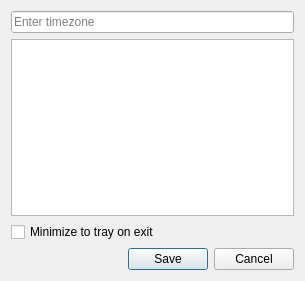
<?xml version="1.0" encoding="UTF-8"?>
<ui version="4.0">
 <class>prefDialog</class>
 <widget class="QDialog" name="prefDialog">
  <property name="geometry">
   <rect>
    <x>0</x>
    <y>0</y>
    <width>305</width>
    <height>281</height>
   </rect>
  </property>
  <property name="windowTitle">
   <string>Preferences</string>
  </property>
  <layout class="QGridLayout" name="gridLayout">
   <item row="0" column="0">
    <layout class="QVBoxLayout" name="verticalLayout">
     <item>
      <layout class="QHBoxLayout" name="horizontalLayout_2">
       <item>
        <widget class="QLineEdit" name="tzLineEdit">
         <property name="placeholderText">
          <string>Enter timezone</string>
         </property>
        </widget>
       </item>
      </layout>
     </item>
     <item>
      <widget class="QListWidget" name="tzListWidget">
       <property name="horizontalScrollBarPolicy">
        <enum>Qt::ScrollBarAlwaysOff</enum>
       </property>
      </widget>
     </item>
     <item>
      <widget class="QCheckBox" name="minimizeCheckBox">
       <property name="text">
        <string>Minimize to tray on exit</string>
       </property>
      </widget>
     </item>
     <item>
      <widget class="QDialogButtonBox" name="prefsButtonBox">
       <property name="orientation">
        <enum>Qt::Horizontal</enum>
       </property>
       <property name="standardButtons">
        <set>QDialogButtonBox::Cancel|QDialogButtonBox::Save</set>
       </property>
      </widget>
     </item>
    </layout>
   </item>
  </layout>
  <zorder>verticalLayoutWidget</zorder>
  <zorder>tzLineEdit</zorder>
 </widget>
 <resources/>
 <connections>
  <connection>
   <sender>prefsButtonBox</sender>
   <signal>accepted()</signal>
   <receiver>prefDialog</receiver>
   <slot>accept()</slot>
   <hints>
    <hint type="sourcelabel">
     <x>248</x>
     <y>254</y>
    </hint>
    <hint type="destinationlabel">
     <x>157</x>
     <y>274</y>
    </hint>
   </hints>
  </connection>
  <connection>
   <sender>prefsButtonBox</sender>
   <signal>rejected()</signal>
   <receiver>prefDialog</receiver>
   <slot>reject()</slot>
   <hints>
    <hint type="sourcelabel">
     <x>316</x>
     <y>260</y>
    </hint>
    <hint type="destinationlabel">
     <x>286</x>
     <y>274</y>
    </hint>
   </hints>
  </connection>
 </connections>
</ui>
